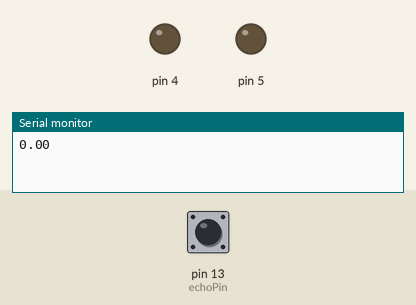
Recording of a sketch running on a simulated Arduino Uno, built with avr-gcc and run on an emulated ATmega328P. Parts: output pins drawn as LEDs (lit = HIGH), the last lines printed to the serial monitor. Inputs (shaded band) come from the test bench; at power-on: pin 13 (echoPin) LOW. Pins used as bus, display or sensor lines are not drawn.

Above: at 1.2 s.
1.3 s: pin 13 (echoPin) pulsed HIGH 2 times (0.12 s each, 0.3 s apart)
At 2.2 s:
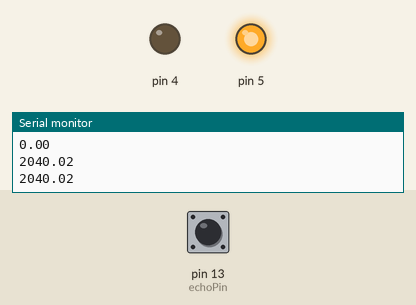
Timing chart, 0 to 4.3 s (numbered marks = the images above; inputs shaded):
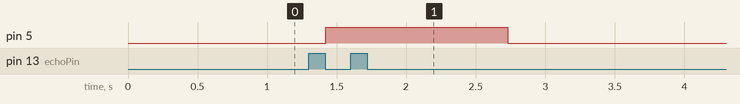

Measured:
- after the input at 1.3 s, pin 5: LOW → HIGH after 0.12 s, → LOW 1.3 s later

The sketch:

avoiding_collisions.ino
```cpp
int echoPin=13;
int trigPin=12;

void setup() {
Serial.begin(9600);
pinMode(trigPin,OUTPUT);
pinMode(echoPin,INPUT);
pinMode(4,OUTPUT);
pinMode(5,OUTPUT);
}

void loop() {

float duration,distance;
digitalWrite(trigPin,HIGH);
delay(10);
digitalWrite(trigPin,LOW);
duration=pulseIn(echoPin,HIGH);
distance=(duration*340)/20000;
Serial.println(distance);

  if(distance>=150)
  {
    analogWrite(5,255);
    digitalWrite(4,LOW);
  }
  else if(100<=distance && distance<150)
  {
    analogWrite(5,190);
    digitalWrite(4,LOW);
  }
  else if(75<=distance && distance<100)
  {
    analogWrite(5,150);
    digitalWrite(4,LOW);
  }
  else if(45<=distance && distance<75)
  {
    analogWrite(5,130);
    digitalWrite(4,LOW);
  }
  else
  {
    analogWrite(5,0);
    digitalWrite(4,LOW);
  }
}
```
